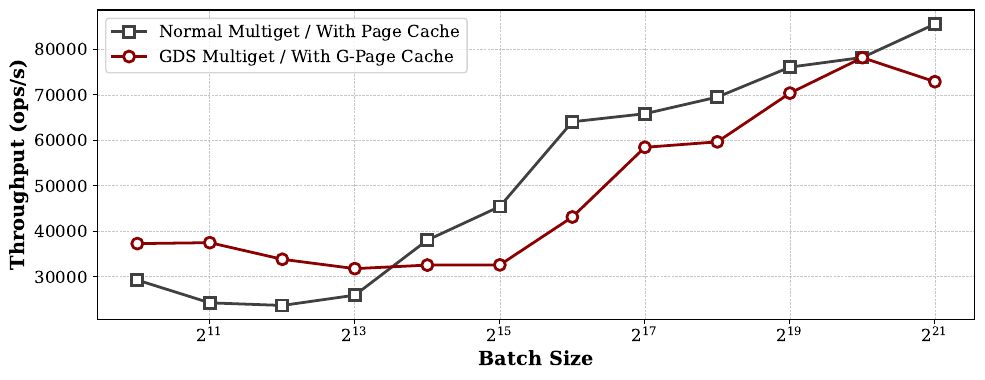

This chart was generated by the following Python code:
import matplotlib.pyplot as plt
import numpy as np

# Configure matplotlib for academic style
plt.rcParams['font.family'] = 'serif'
plt.rcParams['font.size'] = 12
plt.rcParams['axes.labelsize'] = 14
plt.rcParams['axes.titlesize'] = 16
plt.rcParams['xtick.labelsize'] = 12
plt.rcParams['ytick.labelsize'] = 12
plt.rcParams['legend.fontsize'] = 12
plt.rcParams['figure.figsize'] = (10, 4)
plt.rcParams['lines.linewidth'] = 2
plt.rcParams['lines.markersize'] = 8

# Batch sizes for x-axis
batch_sizes = [1024, 2048, 4096, 8192, 16384, 32768, 65536, 131072, 262144, 524288, 1048576, 2097152]

gds_multiget_with_pagecache = [37278.00696572323, 37486.535790089834, 33826.594507251124, 31769.747770568156, 32552.304019474537, 32593.649881824527, 43130.07593017624, 58466.67732895733, 59666.23556672029, 70390.90911395168, 78194.32732022433, 72905.117026290085]
nogds_multiget = [29256.435018595035, 24244.69109020999, 23669.380855064286, 25929.807698465644, 38048.812307148255, 45439.857408099895, 64091.9548889385, 65856.83058003969, 69522.81721591974, 76108.27251153758, 78238.12869441882, 85585.464139516]


# Create academic-style plot
fig, ax = plt.subplots()

# Plot the data

ax.plot(batch_sizes, nogds_multiget, marker='s', linestyle='-', 
        label='Normal Multiget / With Page Cache', color='#404040', markerfacecolor='white',
        markeredgewidth=2, markeredgecolor='#404040')

ax.plot(batch_sizes, gds_multiget_with_pagecache, marker='o', linestyle='-', 
        label='GDS Multiget / With G-Page Cache', color='#8B0000', markerfacecolor='white',
        markeredgewidth=2, markeredgecolor='#8B0000')

# Set logarithmic scale for x-axis (batch sizes span multiple orders of magnitude)
ax.set_xscale('log', base=2)

# Configure axes
ax.set_xlabel('Batch Size', fontweight='bold')
ax.set_ylabel('Throughput (ops/s)', fontweight='bold')

# Add grid for better readability
ax.grid(True, which='both', linestyle='--', linewidth=0.5, alpha=0.7)

# Format y-axis to show values in scientific notation or with K/M suffix
ax.ticklabel_format(axis='y', style='plain')
y_ticks = ax.get_yticks()
ax.set_yticklabels([f'{int(y/1000000)}M' if y >= 1000000 else f'{int(y)}' for y in y_ticks])

# Add legend
ax.legend(loc='upper left')

# Tight layout for better spacing
plt.tight_layout()


plt.savefig('gds_multiget.pdf', bbox_inches='tight')
plt.savefig('gds_multiget.png', bbox_inches='tight', dpi=1000)
